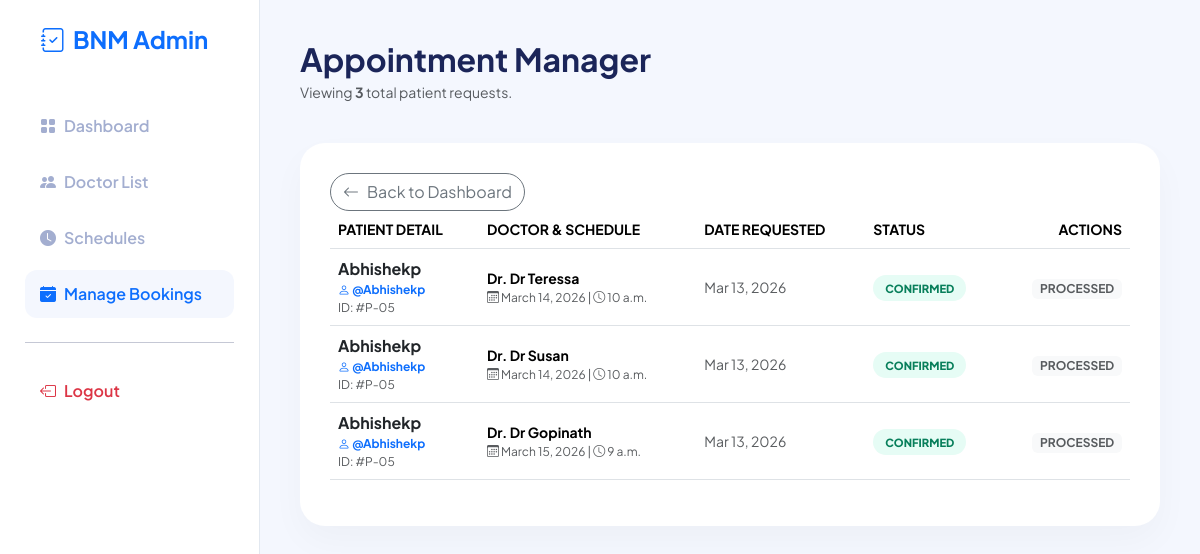
Page /admin-bookings/ on the committed database.
### new_app/models.py (models this page shows, shortened)
class Booking(models.Model):
    STATUS_CHOICES =(
    ('pending' , 'Pending'),
    ('Approved' , 'Approved'),
    ('Rejected' , 'Rejected'),
    )
    patient = models.ForeignKey(Patient, on_delete=models.CASCADE)
    doctor = models.ForeignKey(Doctor, on_delete=models.CASCADE)
    schedule = models.ForeignKey(Schedule, on_delete=models.CASCADE)
    status = models.CharField(max_length=20, choices=STATUS_CHOICES)
    created_at = models.DateTimeField(auto_now_add=True)

class Patient(models.Model):
    reg_user = models.OneToOneField(Register, on_delete=models.CASCADE)
    name = models.CharField(max_length=100)
    phone = models.CharField(max_length=15)
    age = models.IntegerField()
    gender = models.CharField(max_length=10)
    email = models.EmailField()
    address =  models.CharField(max_length=100)
    blood_group = models.CharField(max_length=10, blank=True)
    emergency_contact = models.CharField(max_length=15, blank=True)
    medical_history = models.TextField(blank=True)

class Register(AbstractUser):
    is_admin = models.BooleanField(default=False)
    is_doctor = models.BooleanField(default=False)
    is_patient = models.BooleanField(default=False)

class Doctor(models.Model):
    reg_user = models.OneToOneField(Register, on_delete=models.CASCADE, related_name='doctor_profile')
    doctor_name = models.CharField(max_length=50)
    specialization = models.CharField(max_length=100)
    email = models.EmailField()
    image = models.ImageField(upload_to='doctors/')

class Schedule(models.Model):
    doctor = models.ForeignKey(Doctor, on_delete=models.CASCADE)
    date = models.DateField()
    start_time = models.TimeField()
    end_time = models.TimeField()
    max_tokens = models.IntegerField(default=20)

### new_app/admin_views.py (the view)
# urls.py: path('admin-bookings/', admin_views.admin_view_bookings, name='admin_view_bookings'),
def admin_view_bookings(request):
    bookings = Booking.objects.all().order_by('-created_at')
    booking_count = bookings.count()
    return render(request, 'admin/admin_bookings.html', {
        'bookings': bookings,
        'count': booking_count
    })

### templates/admin/admin_bookings.html (shortened to what this page needs)
<!DOCTYPE html>
<html lang="en">
<head>
    <link href="https://cdn.jsdelivr.net/npm/bootstrap@5.3.2/dist/css/bootstrap.min.css" rel="stylesheet">
    <link rel="stylesheet" href="https://cdn.jsdelivr.net/npm/bootstrap-icons@1.11.1/font/bootstrap-icons.css">
</head>
<body>
    <aside class="sidebar">
        <div class="mb-5 px-3">
            <h4 class="fw-bold text-primary"><i class="bi bi-journal-check me-2"></i>BNM Admin</h4>
        </div>
        <nav>
            <a href="{% url 'admin_viewbase' %}" class="nav-link"><i class="bi bi-grid-fill me-2"></i> Dashboard</a>
            <a href="{% url 'doctor_view' %}" class="nav-link"><i class="bi bi-people-fill me-2"></i> Doctor List</a>
            <a href="{% url 'view_schedule' %}" class="nav-link"><i class="bi bi-clock-fill me-2"></i> Schedules</a>
            <a href="{% url 'admin_view_bookings' %}" class="nav-link active"><i class="bi bi-calendar-check-fill me-2"></i> Manage Bookings</a>
            <hr class="my-4 opacity-25">
            <a href="{% url 'logout_view' %}" class="nav-link text-danger"><i class="bi bi-box-arrow-left me-2"></i> Logout</a>
        </nav>
    </aside>
    <div class="main-wrapper">
        <div class="d-flex justify-content-between align-items-center mb-4">
            <div>
                <h2 class="fw-bold mb-1">Appointment Manager</h2>
                <p class="text-muted small">Viewing <strong>{{ count }}</strong> total patient requests.</p>
            </div>
        </div>
        <div class="booking-card">
            <div class="table-responsive">
                <table class="table align-middle">
                    <thead class="text-muted small text-uppercase">
                        <tr>
                            <th>Patient Detail</th>
                            <th>Doctor & Schedule</th>
                            <th>Date Requested</th>
                            <th>Status</th>
                            <th class="text-end">Actions</th>
                        </tr>
                    </thead>
                    <tbody>
                        {% for b in bookings %}
                        <tr>
                            <td>
                                <div class="fw-bold text-dark">{{ b.patient.patient_name|default:b.patient.name }}</div>
                                <div class="text-primary x-small fw-bold">
                                    <i class="bi bi-person"></i> @{{ b.patient.reg_user.username }}
                                </div>
                                <div class="text-muted x-small">ID: #P-0{{ b.patient.id }}</div>
                            </td>
                            <td>
                                <div class="fw-bold small">Dr. {{ b.doctor.doctor_name }}</div>
                                <div class="text-muted x-small">
                                    <i class="bi bi-calendar3"></i> {{ b.schedule.date }} |
                                    <i class="bi bi-clock"></i> {{ b.schedule.start_time }}
                                </div>
                            </td>
                            <td>
                                <div class="text-muted small">{{ b.created_at|date:"M d, Y" }}</div>
                            </td>
                            <td>
                                <span class="status-badge
                                    {% if b.status|lower == 'pending' %}status-pending
                                    {% elif b.status == 'Approved' or b.status == 'Confirmed' %}status-approved
                                    {% else %}status-rejected{% endif %}">
                                    {{ b.status }}
                                </span>
                            </td>
                            <td class="text-end">
                                {% if b.status|lower == 'pending' %}
                                <a href="{% url 'update_booking_status' b.id 'Approved' %}" class="btn-action btn-approve me-1" title="Approve">
                                    <i class="bi bi-check-lg"></i>
                                </a>
                                <a href="{% url 'update_booking_status' b.id 'Rejected' %}" class="btn-action btn-reject" title="Reject">
                                    <i class="bi bi-x-lg"></i>
                                </a>
                                {% else %}
                                <span class="badge bg-light text-muted x-small">PROCESSED</span>
                                {% endif %}
                            </td>
                        </tr>
                        {% endfor %}
                    <a href="{% url 'admin_viewbase' %}" class="btn btn-outline-secondary rounded-pill">
                <i class="bi bi-arrow-left me-2"></i>Back to Dashboard
            </a>
                    </tbody>
                </table>
            </div>
        </div>
    </div>
</body>
</html>

### templates/admin/admin_bookings.html (style rules this page uses)
:root { --sidebar-width: 260px; --primary: #0d6efd; --bg-body: #f4f7fe; }
body { background-color: var(--bg-body); font-family: 'Plus Jakarta Sans', sans-serif; color: #1b2559; margin: 0; }
.sidebar { width: var(--sidebar-width); height: 100vh; background: #ffffff; position: fixed; border-right: 1px solid #e2e8f0; padding: 25px; z-index: 1000; }
.nav-link { display: flex; align-items: center; padding: 12px 15px; color: #a3aed0; border-radius: 12px; margin-bottom: 8px; font-weight: 600; text-decoration: none; transition: 0.3s; }
.nav-link.active { background: var(--bg-body); color: var(--primary); }
.main-wrapper { margin-left: var(--sidebar-width); padding: 40px; }
.booking-card { background: white; border-radius: 25px; border: none; box-shadow: 0 15px 35px rgba(0,0,0,0.03); padding: 30px; }
.x-small { font-size: 0.75rem; }
.status-badge { font-size: 0.7rem; padding: 6px 12px; border-radius: 20px; font-weight: 800; text-transform: uppercase; }
.status-approved { background: #e6fcf5; color: #087f5b; }

### rows in the picture
Booking: patient.patient_name "Abhishekp", patient.reg_user.username "Abhishekp", patient.id "5", doctor.doctor_name "Dr Teressa", schedule "March 14, 2026", schedule.start_time "10 a.m.", created_at "Mar 13, 2026", status "CONFIRMED", shows "PROCESSED"
Booking: patient.patient_name "Abhishekp", patient.reg_user.username "Abhishekp", patient.id "5", doctor.doctor_name "Dr Susan", schedule "March 14, 2026", schedule.start_time "10 a.m.", created_at "Mar 13, 2026", status "CONFIRMED", shows "PROCESSED"
Booking: patient.patient_name "Abhishekp", patient.reg_user.username "Abhishekp", patient.id "5", doctor.doctor_name "Dr Gopinath", schedule "March 15, 2026", schedule.start_time "9 a.m.", created_at "Mar 13, 2026", status "CONFIRMED", shows "PROCESSED"

### other values in the picture
{{ count }} "3"
